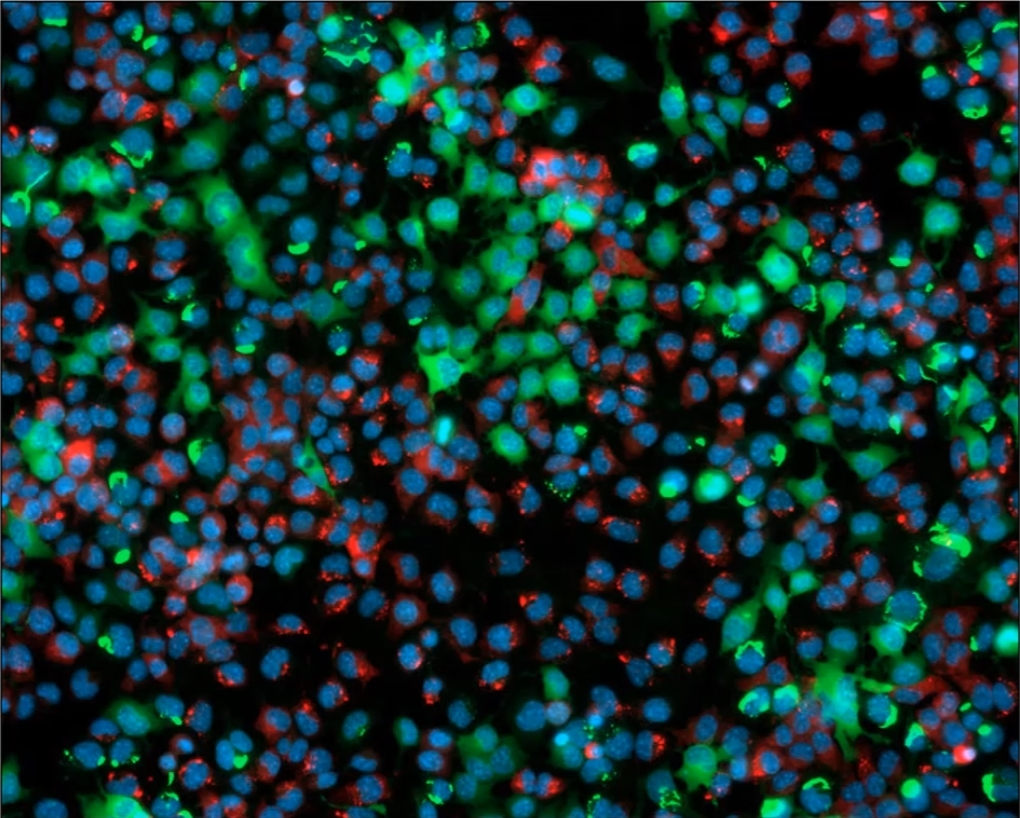
#> input picture images/test_image.jpg, 1020 x 818 px
$ python pillow_proc.py
#> lines starting #> are read from the running program, lines starting #| are printed output that depends on the picture
from PIL import Image
import glob

img = Image.open("images/test_image.jpg")
#> img is the input picture: PIL image 1020x818 RGB; mean R, G, B 18.3, 50.1, 49.1
img.show()
print(img.size) #width and height in pixels
#| (1020, 818)

# Resizing
small_img = img.resize((100,200))
small_img.save("images/test_image_small.jpg")
small_img.show()

halfsize_img = img.resize((int(img.width/2), int(img.height/2))) #resize tuple MUST be an int, can't have half a pixel
halfsize_img.save("images/test_image_halfsize.jpg")
halfsize_img.show()
print(halfsize_img.size)
#| (510, 409)

# To also maintain aspect ratio, use thumbnail
img.thumbnail((200,200))
#> img: PIL image 200x160 RGB
img.save("images/test_image_small_new.jpg")
print(img.size)
#| (200, 160)
# If tuple is larger than original size, doesn't enlarge


# Cropping
img = Image.open("images/test_image.jpg")
cropped_img = img.crop((0, 0, 300, 300))  #crops from (0,0) to (300,300)
cropped_img.save("images/cropped_img.jpg")


# Pasting one image onto another
img1 = Image.open("images/test_image.jpg")
img2 = Image.open("images/test_images/molecules/1.jpg")
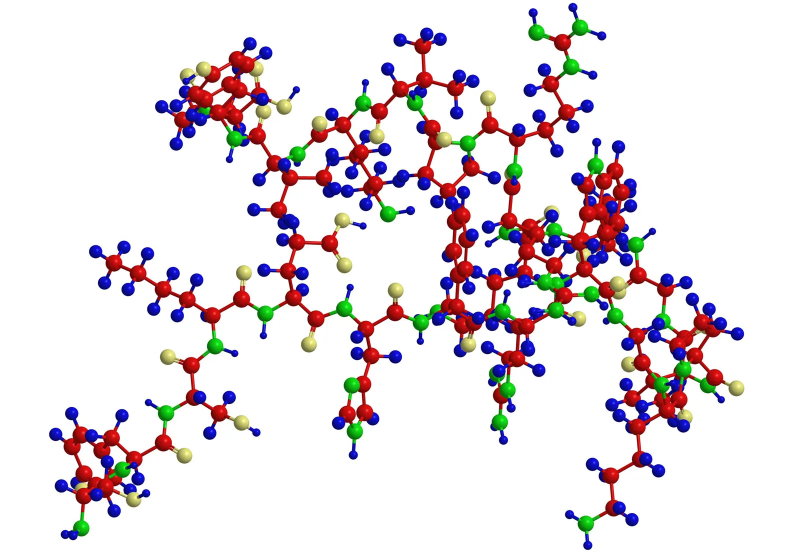
#> input picture images/test_images/molecules/1.jpg, 1600 x 1118 px (shown at 1/2 size)
#> img2 is the input picture: PIL image 1600x1118 RGB; mean R, G, B 230.5, 223.3, 227.1
img2.thumbnail((100,100))
#> img2: PIL image 100x70 RGB

# Copy img1 into a new image
img1_copy = img1.copy()
img1_copy.paste(img2, (350,350))
img1_copy.save("images/pasted_image.jpg")
img1_copy.show()

# Rotating images
img = Image.open("images/test_image.jpg")

img_90_rot = img.rotate(90)
img_90_rot.save("images/rotated90.jpg")  #keeps original aspect ratio and dimensions

img_45_rot = img.rotate(45)
img_45_rot.save("images/rotated45.jpg")  #keeps original aspect ratio and dimensions

img_45_rot = img.rotate(45, expand=True)  #Dimensions are expanded to fir the entire image
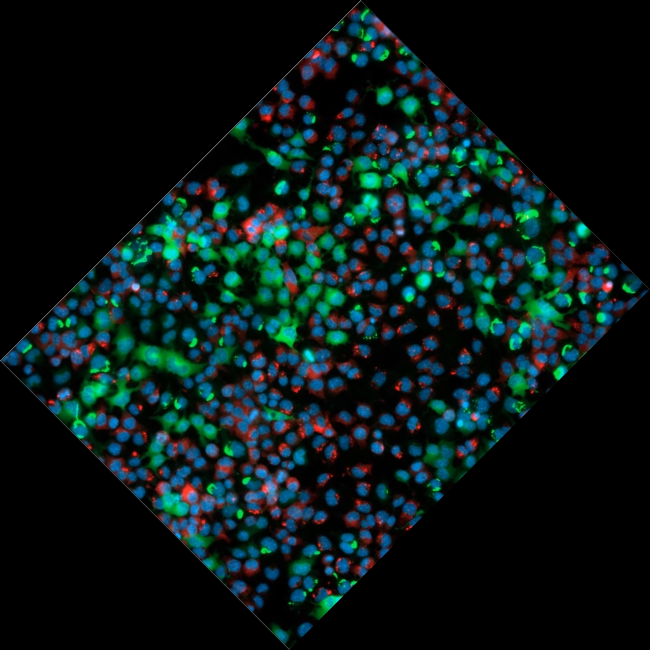
#> img_45_rot: PIL image 1300x1300 RGB (shown at 1/2 size); mean R, G, B 9.1, 24.8, 24.3
img_45_rot.save("images/rotated45.jpg")


#Flipping or transposing images
img = Image.open("images/test_image.jpg")

img_flipLR = img.transpose(Image.FLIP_LEFT_RIGHT)
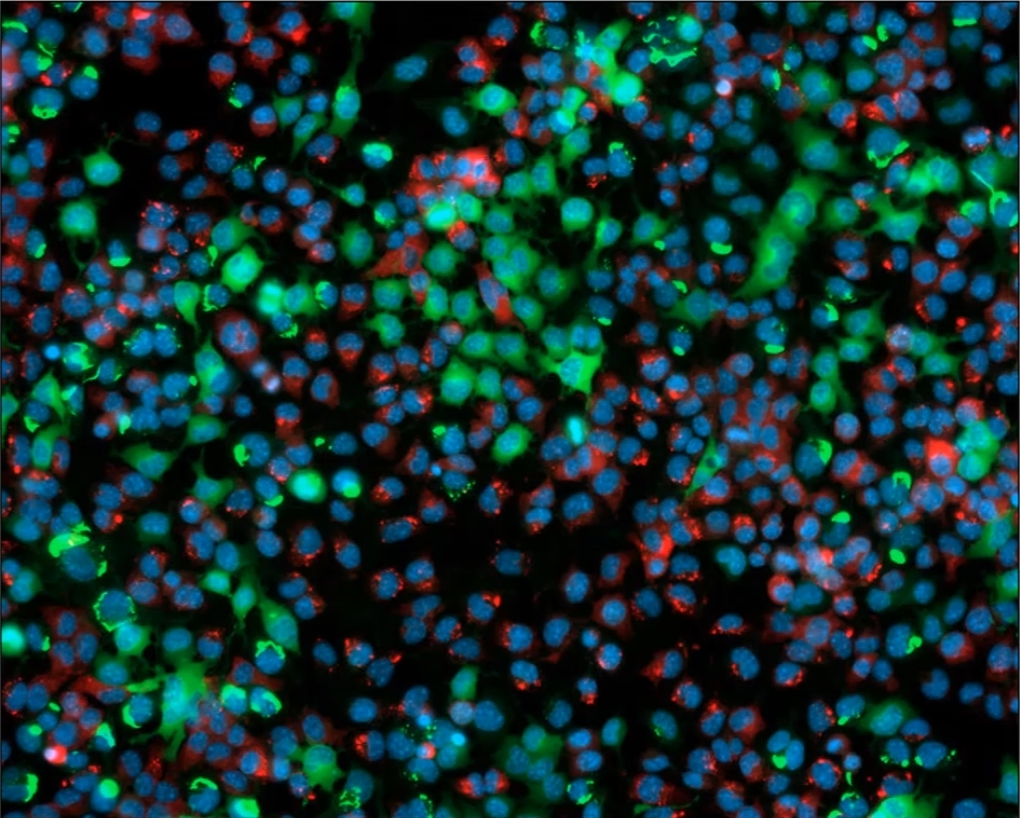
#> img_flipLR: PIL image 1020x818 RGB; mean R, G, B 18.3, 50.1, 49.1
img_flipLR.save("images/flippedLR.jpg")

img_flipTB = img.transpose(Image.FLIP_TOP_BOTTOM)
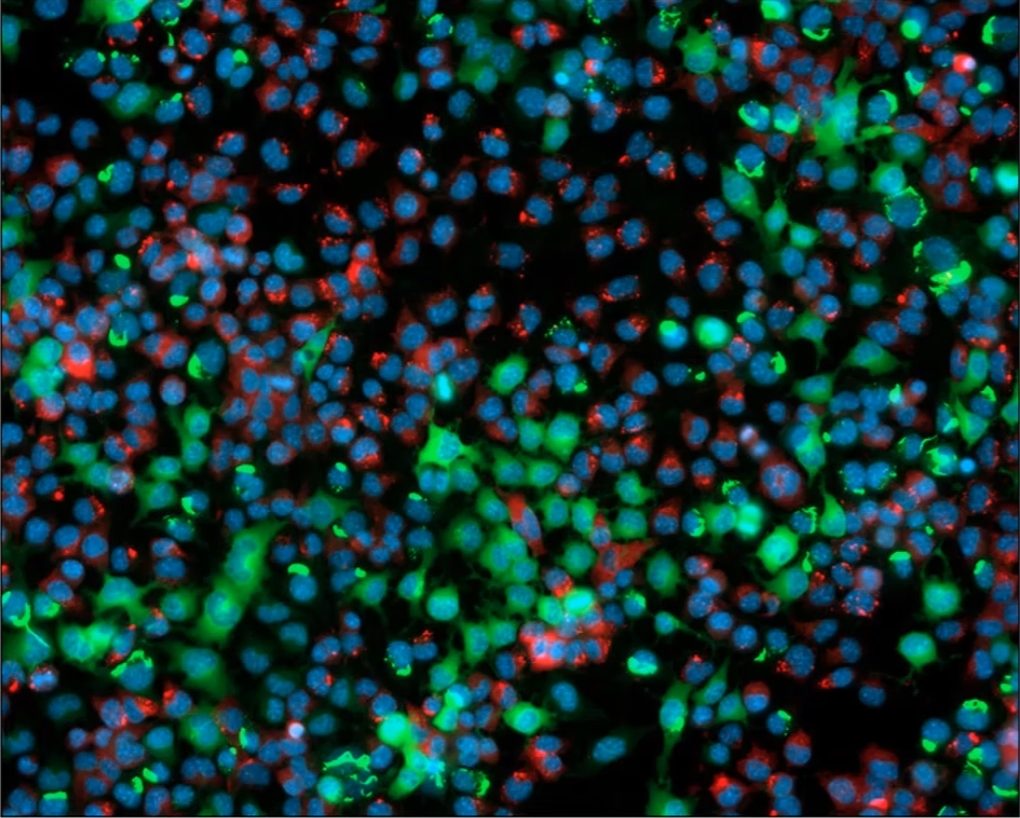
#> img_flipTB: PIL image 1020x818 RGB; mean R, G, B 18.3, 50.1, 49.1
img_flipTB.save("images/flippedTB.jpg")


# Color transforms, convert images between L (greyscale), RGB and CMYK
img = Image.open("images/test_image.jpg")

grey_img = img.convert('L')  #L is for grey scale
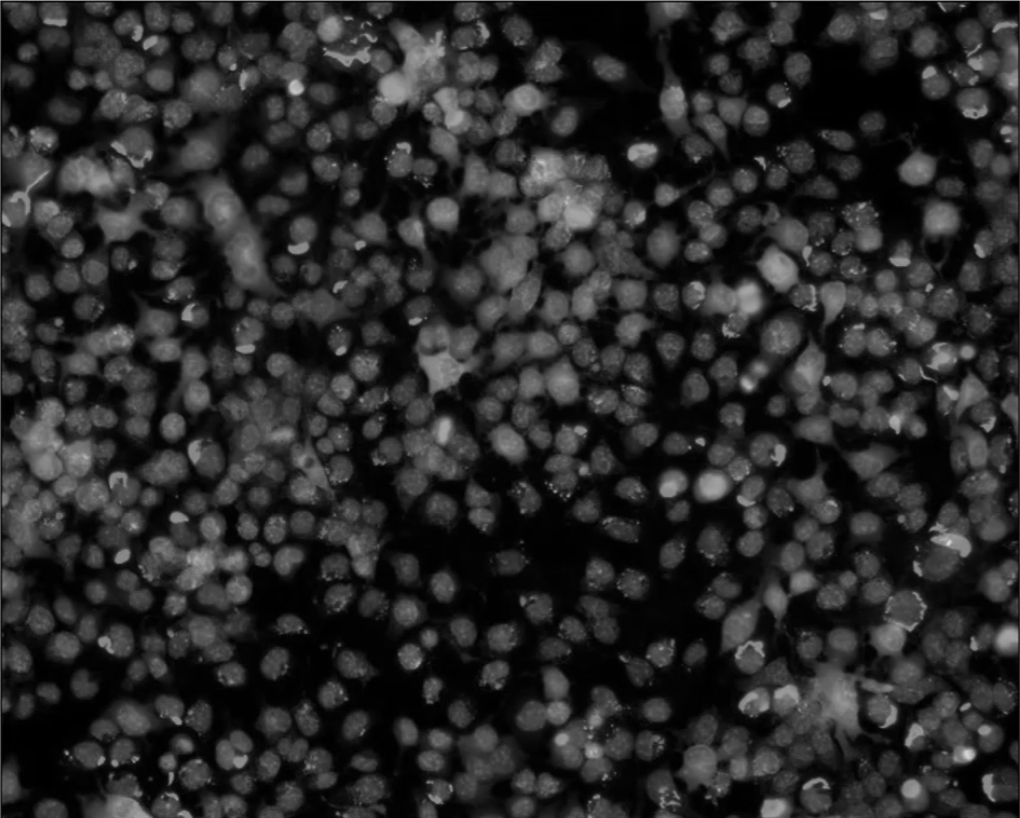
#> grey_img: PIL image 1020x818 L; min 0, max 215, mean 40.5
grey_img.save("images/grey_img.jpg")


path = "images/test_images/molecules/*.*"
for file in glob.glob(path):
    print(file)     #just stop here to see all file names printed
    a= Image.open(file)  #now, we can read each file since we have the full path

    rotated45 = a.rotate(45, expand=True)
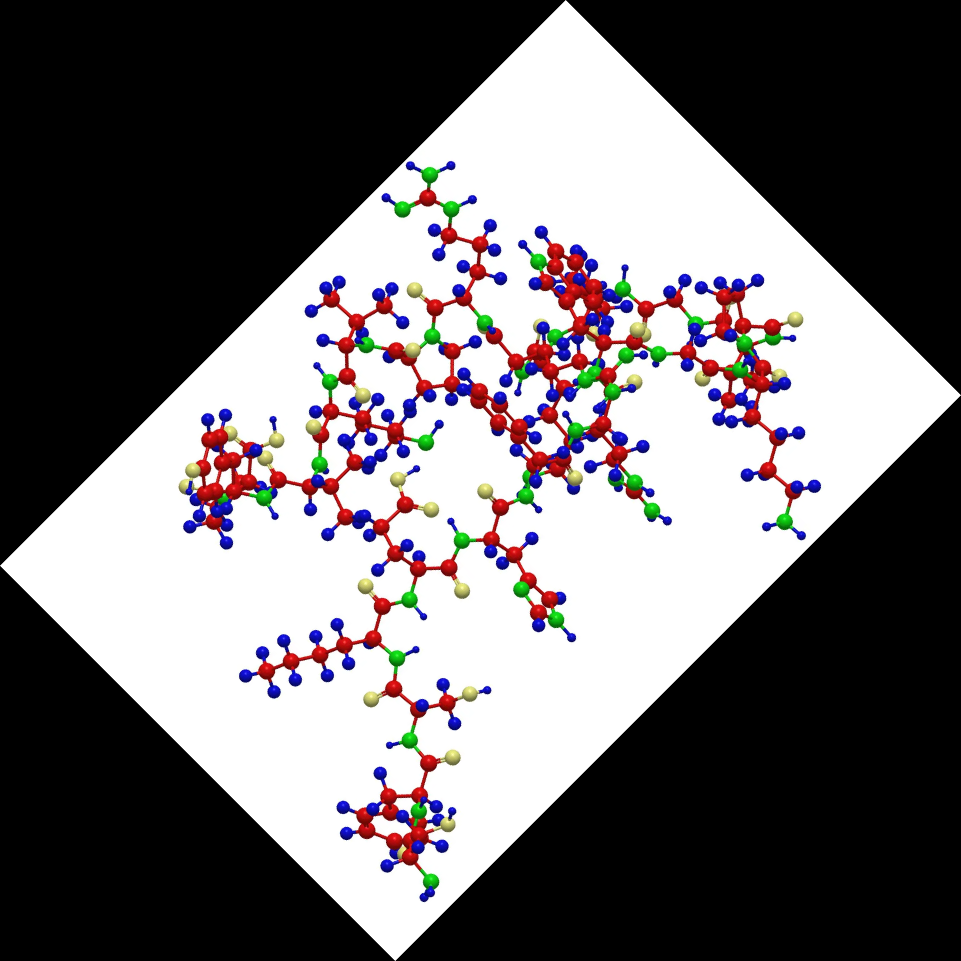
#> rotated45: PIL image 1922x1922 RGB (shown at 1/2 size); mean R, G, B 111.6, 108.1, 110
#> pass 3 of the loop `for file in glob.glob(path):`:
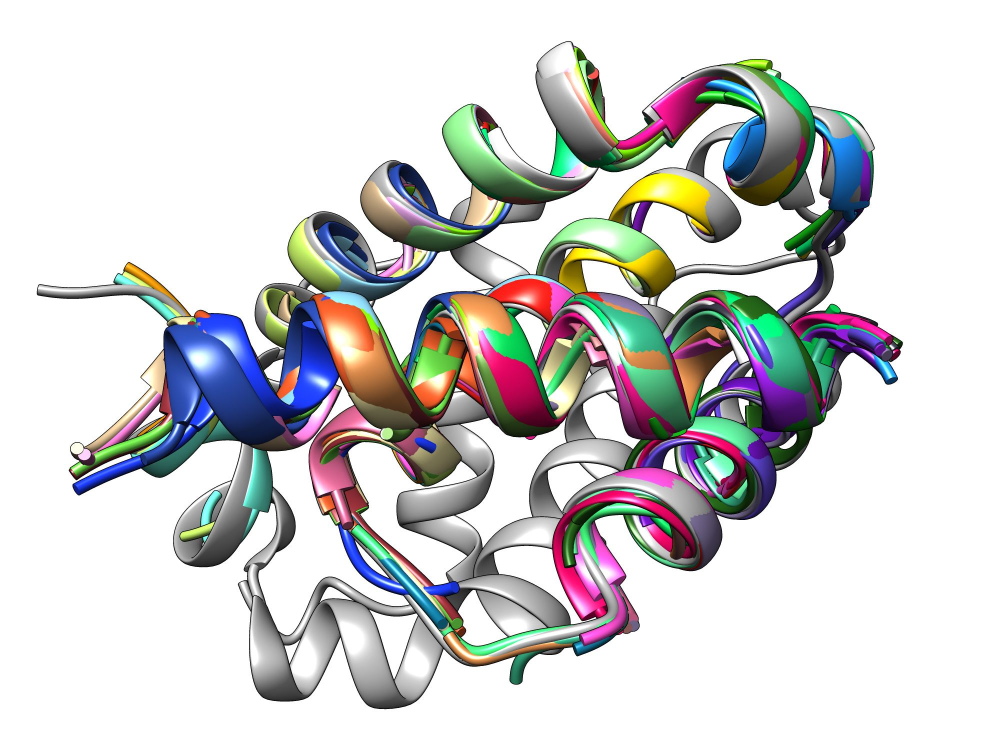
#> input picture images/test_images/molecules/2.jpg, 2000 x 1500 px (shown at 1/2 size)
#> a is the input picture: PIL image 2000x1500 RGB; mean R, G, B 209.6, 209.4, 209.4
#> `rotated45 = a.rotate(45, expand=True)`:
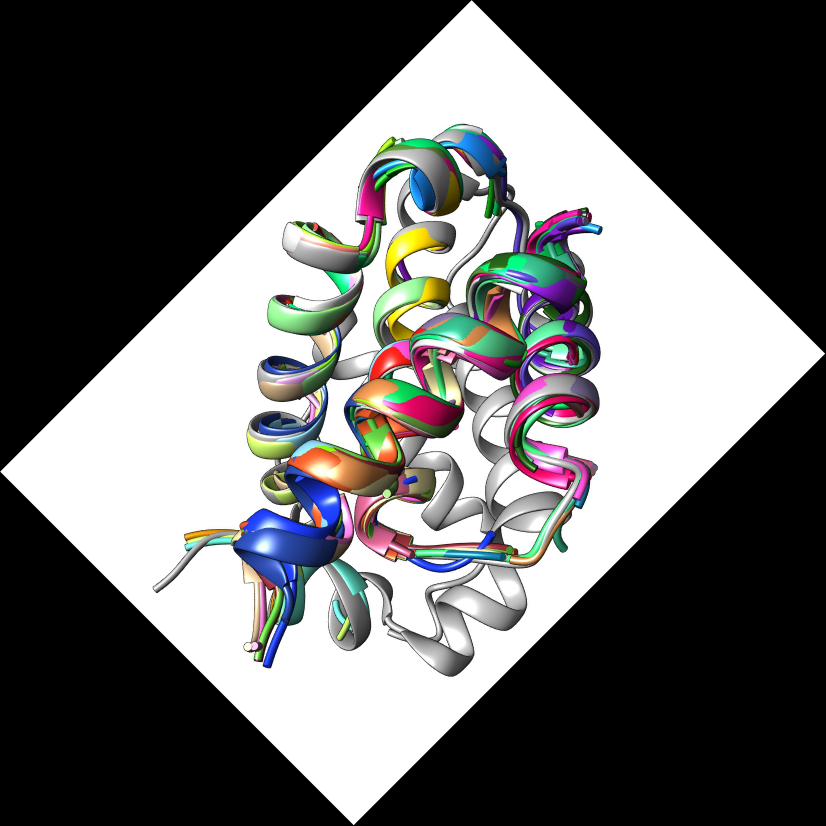
#> rotated45: PIL image 2476x2476 RGB (shown at 1/3 size); mean R, G, B 102.6, 102.5, 102.5
    rotated45.save(file+"_rotated45.png", "PNG")
